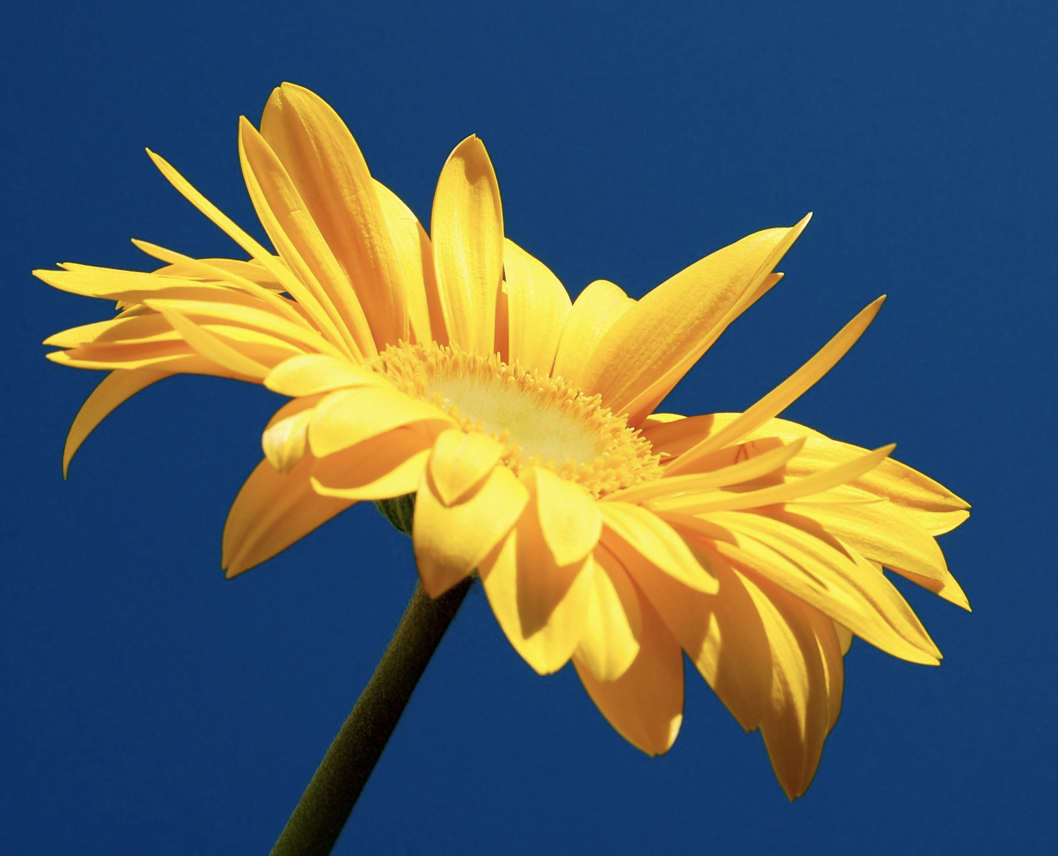
#> input picture images/amarilla.png, 1058 x 856 px, found by its file name
$ python traslacion.py
#> lines starting #> are read from the running program, lines starting #| are printed output that depends on the picture
import cv2
import numpy as np

def traslacion(imagen, traslacion_x, traslacion_y):
    if imagen is None:
        print("No se pudo cargar la imagen")
        return None
    else:
        # Verificar si la imagen es a color o en escala de gris
        if len(imagen.shape) == 3:  # Imagen a color
            # Definir la matriz de traslación
            matriz_traslacion = np.float32([[1, 0, traslacion_x], [0, 1, traslacion_y]])

            # Aplicar la traslación a la imagen utilizando la función cv2.warpAffine()
            imagen_trasladada = cv2.warpAffine(imagen, matriz_traslacion, (imagen.shape[1], imagen.shape[0]))
        else:  # Imagen en escala de grises
            # Definir la matriz de traslación
            matriz_traslacion = np.float32([[1, 0, traslacion_x], [0, 1, traslacion_y]])

            # Aplicar la traslación a la imagen utilizando la función cv2.warpAffine()
            imagen_trasladada = cv2.warpAffine(imagen, matriz_traslacion, (imagen.shape[1], imagen.shape[0]), flags=cv2.INTER_LINEAR, borderMode=cv2.BORDER_CONSTANT, borderValue=255)
        return imagen_trasladada


if __name__ == "__main__":
    # Ruta de la imagen a cargar
    ruta_imagen = 'c:/Users/Hp245-User/Desktop/openCV/images/amarilla.png'
    imagen_color = cv2.imread(ruta_imagen)
#> imagen_color is the input picture: shape (856, 1058, 3); mean B, G, R 94.7, 96.5, 84.2
    imagen_gris = cv2.imread(ruta_imagen, cv2.IMREAD_GRAYSCALE)
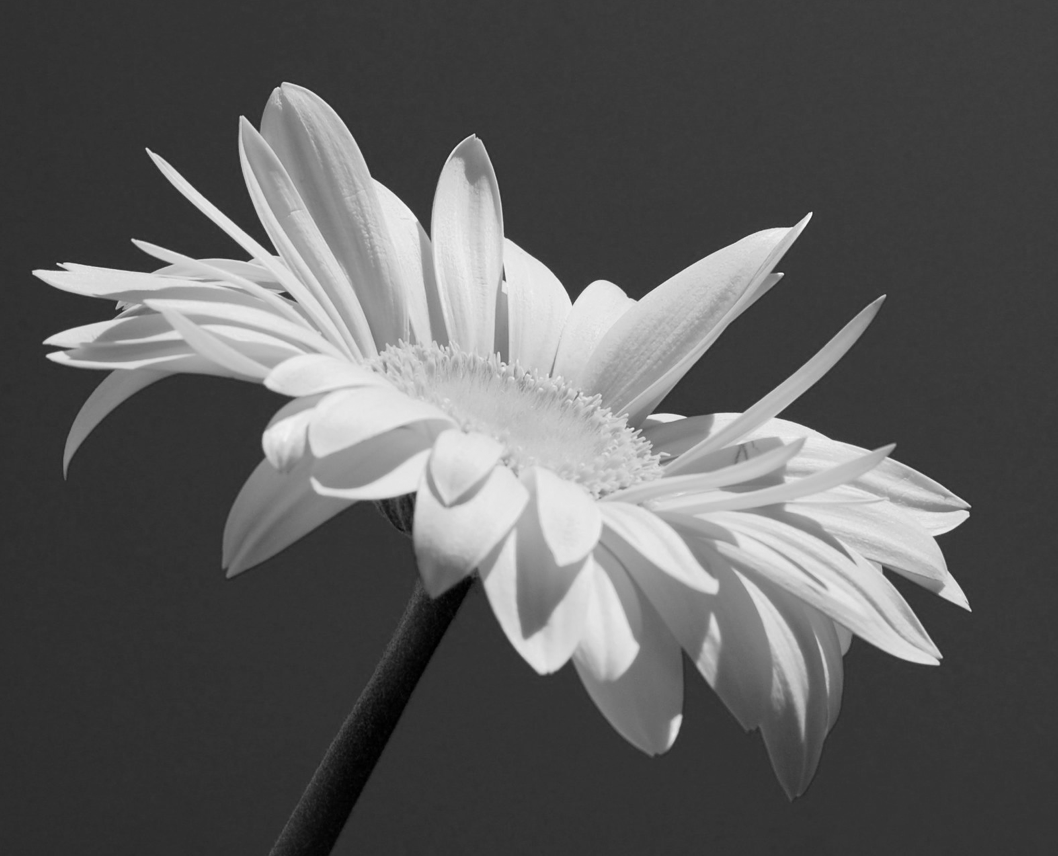
#> imagen_gris: shape (856, 1058); min 0, max 250, mean 92.2

    # Traslación de la imagen a color
    imagen_trasladada_color = traslacion(imagen_color, 50, 50)
#> in traslacion, `imagen_trasladada = cv2.warpAffine(imagen, matriz_traslacion, (imagen...`:
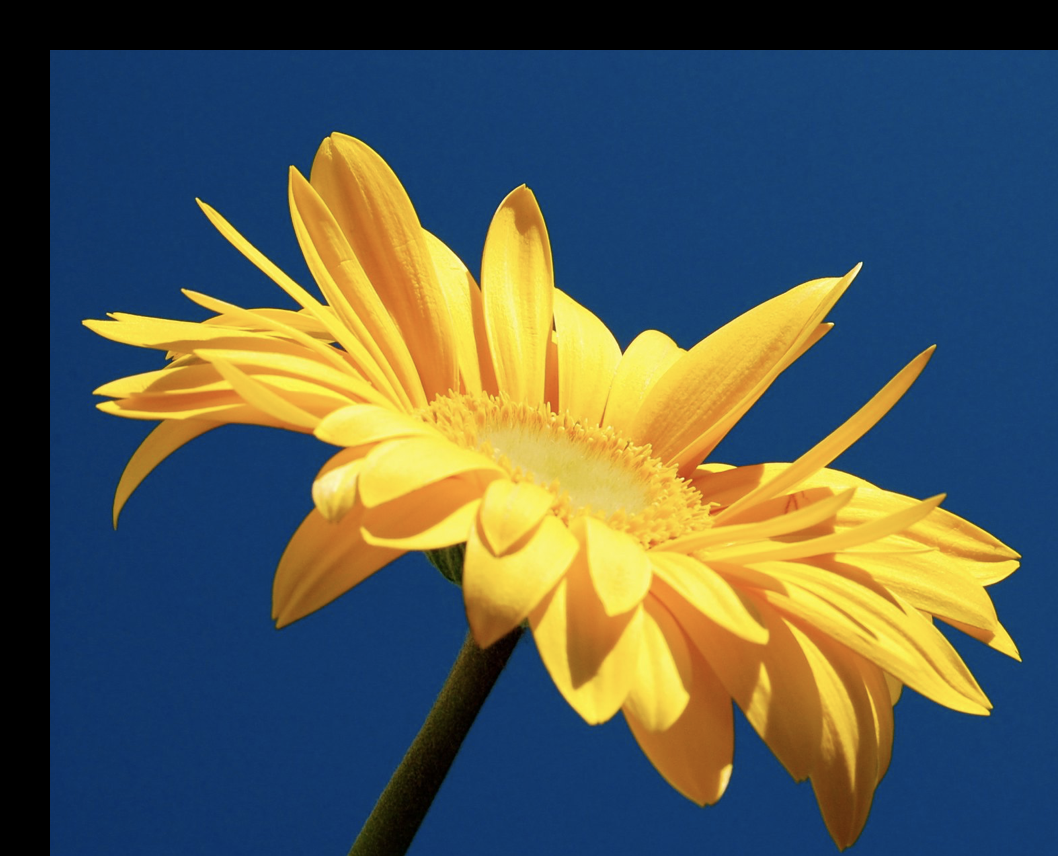
#> imagen_trasladada: shape (856, 1058, 3); mean B, G, R 83.5, 90.5, 82.2

    # Traslación de la imagen en escala de grises
    imagen_trasladada_gris = traslacion(imagen_gris, 50, 50)
#> call 2 of traslacion, with traslacion_x = 50, traslacion_y = 50
#> in traslacion (call 2), `imagen_trasladada = cv2.warpAffine(imagen, matriz_traslacion, (imagen...`:
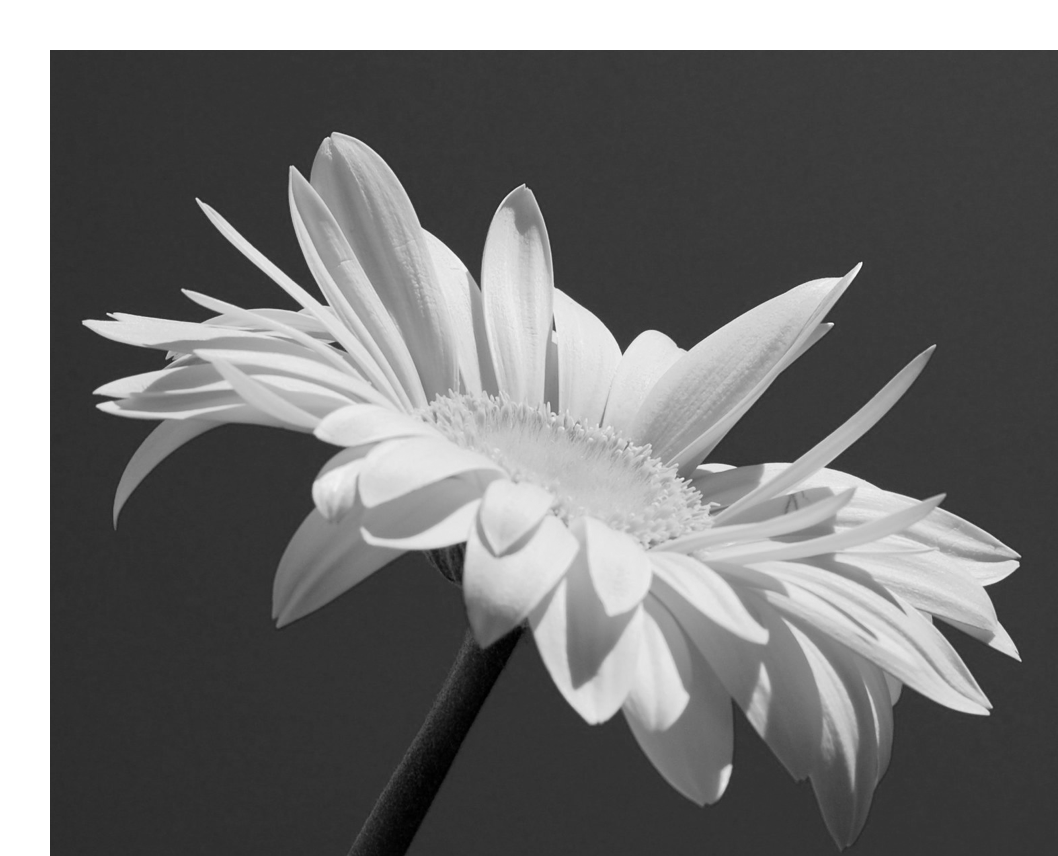
#> imagen_trasladada: shape (856, 1058); min 0, max 255, mean 113

    # Mostrar las imágenes trasladadas
    cv2.imshow('Imagen Trasladada (Color)', imagen_trasladada_color)
    cv2.imshow('Imagen Trasladada (Escala de Grises)', imagen_trasladada_gris)
    cv2.waitKey(0)
    cv2.destroyAllWindows()

$ run again, with images/coins.png copied over images/amarilla.png
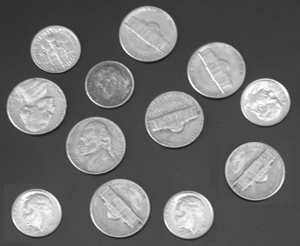
#> input picture images/coins.png, 300 x 246 px, found by its file name
#> imagen_color is the input picture: shape (246, 300, 3); min 23, max 255, mean 110.5
#> in traslacion, `imagen_trasladada = cv2.warpAffine(imagen, matriz_traslacion, (imagen...`:
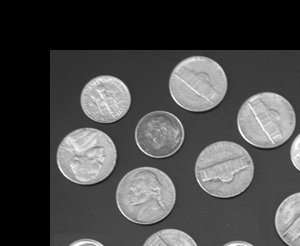
#> imagen_trasladada: shape (246, 300, 3); min 0, max 255, mean 71.6
#> in traslacion (call 2), `imagen_trasladada = cv2.warpAffine(imagen, matriz_traslacion, (imagen...`:
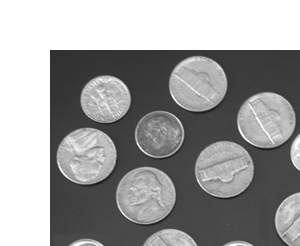
#> imagen_trasladada: shape (246, 300); min 23, max 255, mean 157.3
